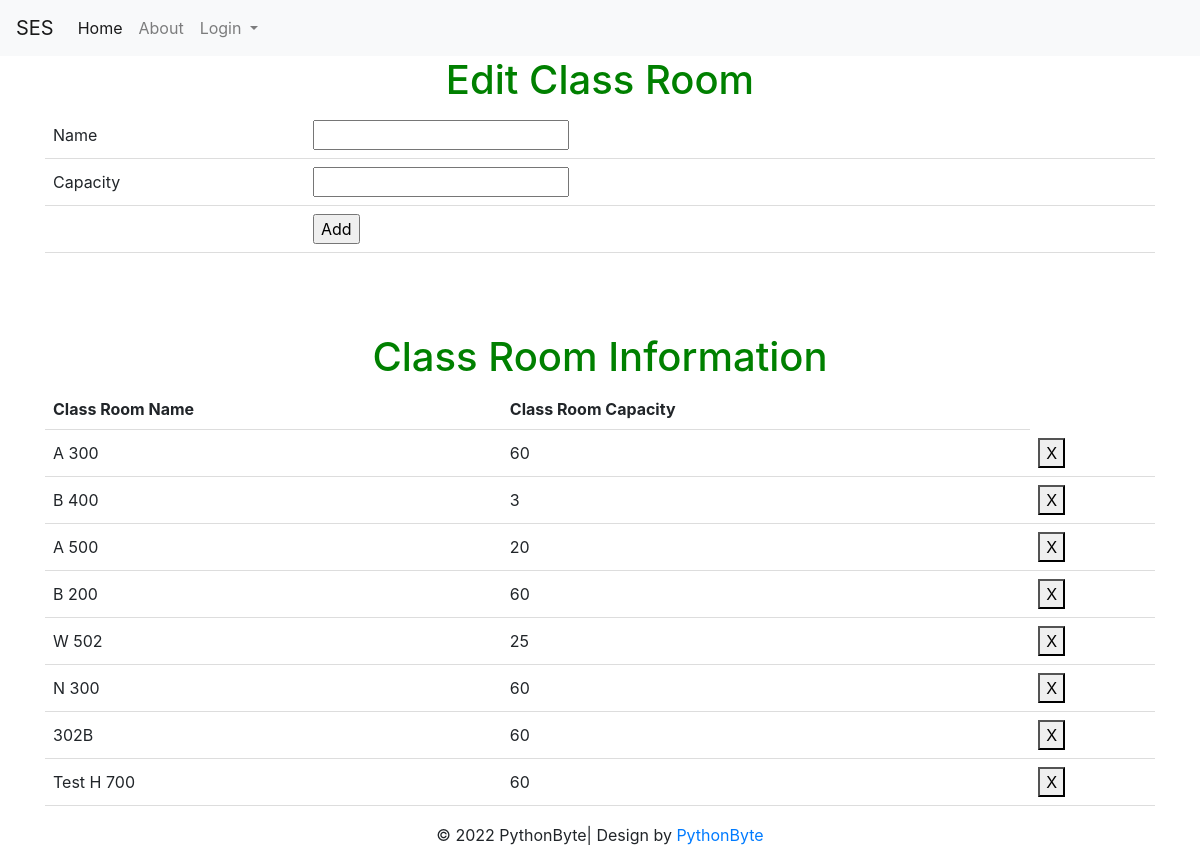
/saverloc, run on the app's committed database.
### tables this page shows
CREATE TABLE loc (loc_id INTEGER PRIMARY KEY UNIQUE, loc_Cap INTEGER, loc_name CHAR CONSTRAINT loc_id UNIQUE ON CONFLICT IGNORE);

### auth.py (the view, shortened to what this page needs)
@auth.route("/saverloc",methods = ["POST","GET"])
def saverloc():
    if request.method=='GET':
        con = sqlite3.connect("instance/db.sqlite")
        cur = con.cursor()
        cur.execute("SELECT * FROM loc")
        data6 = cur.fetchall()
        return render_template('add_loc.html',data6=data6)
    return render_template("add_loc.html",data6=data6)

### templates/add_Loc.html (shortened to what this page needs)
{% extends "base.html" %}
{% block content %}
<h1>Edit Class Room</h1>
 <form action = "/saverloc" method="post">
 <table>
  <tr><td>Name</td><td><input type="text" name="name_loc" required ></td></tr>
  <tr><td>Capacity</td><td><input type="number" name="cap" required></td></tr>
  <tr><td></td><td><input type="submit" value="Add"></td></tr>
</form>
  <form action = "/del_loc" method="post">
 <br> <h1>{{msg}}</h1><br><br>
 <h1>Class Room Information</h1>
 <table id="table_to_highlight" style="width:100%">
    <thead>
      <tr>
        <th>Class Room Name</th>
        <th>Class Room Capacity</th>
      </tr>
      </thead>
      <tbody>
       {% for row in data6 %}
              <tr>
                  <td>{{row[2]}}</td>
                  <td>{{row[1]}}</td>
                  <td><button class="bi bi-plus" type="submit" value="{{ row[0] }}" name="locid">X</button></td>
              </tr>
          {% endfor %}
      </tbody>
  </table>
 </form>
{% endblock %}

### templates/add_Loc.html (style rules this page uses)
body { text-align: center; }
h1 { color: green; }
table { border-collapse: collapse; width: 100%; }
th, td { padding: 8px; text-align: left; border-bottom: 1px solid #ddd; }

### data on the page
loc: loc_name "A 300", loc_Cap "60", {{ row[0] }} 3 (drawn)
loc: loc_name "B 400", loc_Cap "3", {{ row[0] }} 5 (drawn)
loc: loc_name "A 500", loc_Cap "20", {{ row[0] }} 6 (drawn)
loc: loc_name "B 200", loc_Cap "60", {{ row[0] }} 7 (drawn)
loc: loc_name "W 502", loc_Cap "25", {{ row[0] }} 8 (drawn)
loc: loc_name "N 300", loc_Cap "60", {{ row[0] }} 9 (drawn)
loc: loc_name "302B", loc_Cap "60", {{ row[0] }} 12 (drawn)
loc: loc_name "Test H 700", loc_Cap "60", {{ row[0] }} 13 (drawn)
